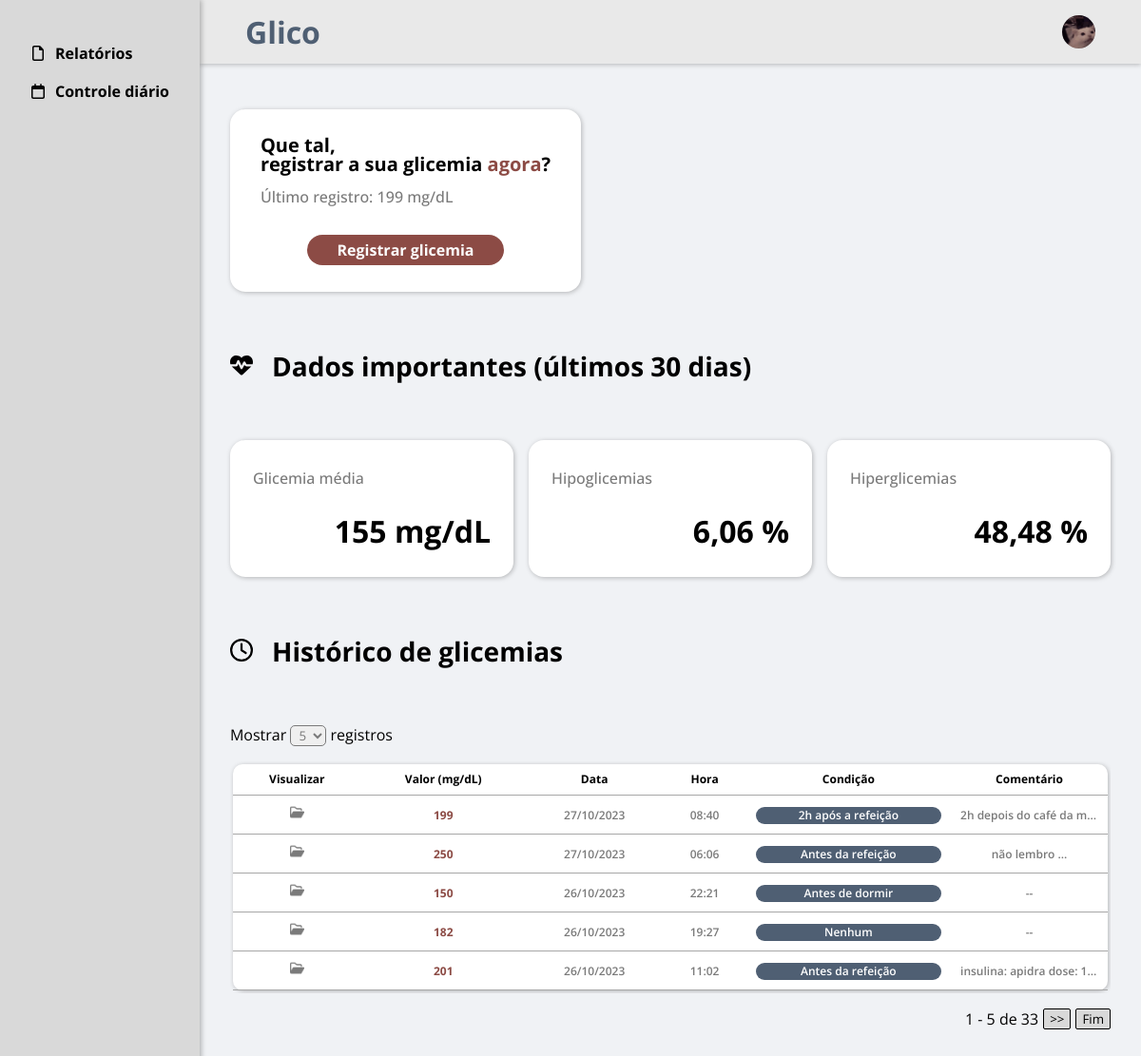
The page /view/html/home.php (signed in) on the database its author committed.
### tables this page shows
CREATE TABLE `glicose` (
  `id_glicose` int(15) NOT NULL AUTO_INCREMENT,
  `id_usuario` int(6) NOT NULL,
  `valor` int(3) NOT NULL,
  `data` date NOT NULL,
  `hora` time NOT NULL,
  `condicao` enum('Nenhum','Jejum','Antes da refeição','2h após a refeição','Antes de dormir') DEFAULT 'Nenhum',
  `comentario` text DEFAULT NULL,
  `data_registro` date NOT NULL DEFAULT curdate(),
  `hora_registro` time NOT NULL DEFAULT curtime(),
  PRIMARY KEY (`id_glicose`),
  KEY `fk_glicose_usuario_id_usuario` (`id_usuario`),
  CONSTRAINT `fk_glicose_usuario_id_usuario` FOREIGN KEY (`id_usuario`) REFERENCES `usuario` (`id_usuario`)
);

### model/DAO/DB/conn.php (called while the page is built)
<?php
class conexaoBD{
    private static $instance;
    public static function criarConexao(){
        try{
            self::$instance = new PDO("mysql:host=localhost;port=3306;dbname=glico;charset=utf8","root","");
            self::$instance->setAttribute(PDO::ATTR_ERRMODE,PDO::ERRMODE_EXCEPTION);
            return self::$instance;
        }catch(PDOException $e){
            echo $e->getMessage();
        }
    }
}
?>

### model/DAO/glicoseDAO.php (called while the page is built, shortened)
<?php
require_once "DB/conn.php";
class glicoseDAO{
    private static $conn;
    public function __construct(){
        self::$conn = conexaoBD::criarConexao();
    }
    public function pesquisarUltimaGlicose($id_usuario){
        try{
            $sql = "SELECT valor FROM glicose
                    WHERE id_usuario = :id_usuario
                    ORDER BY data_registro DESC,hora_registro DESC LIMIT 1";
            $stmt = self::$conn->prepare($sql);
            $stmt->bindParam(':id_usuario',$id_usuario);
            $stmt->execute();
            $retorno = $stmt->fetch(PDO::FETCH_ASSOC);
            return $retorno;
        }catch(PDOException $e){
            echo $e->getMessage();
        }
    }
    public function pesquisarGlicoses($id_usuario,$limite,$inicio){
        try{
            $sql = "SELECT id_glicose,valor,DATE_FORMAT(data,'%d/%m/%Y') AS data,TIME_FORMAT(hora,'%H:%i') AS hora,condicao,comentario,data_registro,hora_registro FROM glicose
                    WHERE id_usuario = :id_usuario
                    ORDER BY data DESC, hora DESC, id_glicose DESC
                    LIMIT :limite OFFSET :inicio";
            $stmt = self::$conn->prepare($sql);
            $stmt->bindParam(':id_usuario',$id_usuario);
            $stmt->bindParam(':limite',$limite,PDO::PARAM_INT);
            $stmt->bindParam(':inicio',$inicio,PDO::PARAM_INT);
            $stmt->execute();
            $retorno = $stmt->fetchAll(PDO::FETCH_ASSOC);
            return $retorno;
        }catch(PDOException $e){
            echo $e->getMessage();
        }
    }
    public function contarGlicoses($id_usuario){
        try{
            $sql = "SELECT COUNT(*) AS count FROM glicose
                    WHERE id_usuario = :id_usuario";
            $stmt = self::$conn->prepare($sql);
            $stmt->bindParam(':id_usuario',$id_usuario);
            $stmt->execute();
            $retorno = $stmt->fetch(PDO::FETCH_ASSOC);
            return $retorno;
        }catch(PDOException $e){
            echo $e->getMessage();
        }
    }
    public function mediaGlicoses($id_usuario){
        try{
            $sql = "SELECT ROUND(AVG(valor)) FROM glicose
                    WHERE id_usuario = :id_usuario AND data BETWEEN DATE_SUB(CURDATE(),INTERVAL 30 DAY) AND CURDATE()";
            $stmt = self::$conn->prepare($sql);
            $stmt->bindParam(':id_usuario',$id_usuario);
            $stmt->execute();
            $retorno = $stmt->fetchColumn();
            return $retorno;
        }catch(PDOException $e){
            echo $e->getMessage();
        }
    }
    public function calcularHipoglicemias($id_usuario){
        try{
            $sql = "CALL usp_calcularHipoglicemias(:id_usuario)";
            $stmt = self::$conn->prepare($sql);
            $stmt->bindParam(":id_usuario",$id_usuario);
            $stmt->execute();
            $retorno = $stmt->fetchColumn();
            return $retorno;
        }catch(PDOException $e){
            echo $e->getMessage();
        }
    }
    public function calcularHiperglicemias($id_usuario){
        try{
            $sql = "CALL usp_calcularHiperglicemias(:id_usuario)";
            $stmt = self::$conn->prepare($sql);
            $stmt->bindParam(":id_usuario",$id_usuario);
            $stmt->execute();
            $retorno = $stmt->fetchColumn();
            return $retorno;
        }catch(PDOException $e){
            echo $e->getMessage();
        }
    }
}
?>

### view/html/home.php (the view, shortened to what this page needs)
<!DOCTYPE html>
<html>
    <head>
        <link rel="stylesheet" href="../styles/pages/home/home.css">
    </head>
    <?php
        require_once "../../controller/alertMessage.php";
        require_once "../../model/DAO/glicoseDAO.php";
        $glicoseDAO = new glicoseDAO();
    ?>
    <body <?php if(isset($msg)){ ?> onload="mostrarAlerta('<?=$msg['alertClass']?>','<?=$msg['iconClass']?>','<?=$msg['title']?>','<?=$msg['text']?>')" <?php } ?>>
        <main class="l-flex l-full-height">
            <aside class="sidebar" id="aside">
                <nav class="sidebar__nav" id="nav">
                    <ul class="sidebar__list">
                        <li class="sidebar__list-item">
                            <a href="#" class="sidebar__link l-flex">
                                <h3 class="sidebar__guide">Relatórios</h3>
                            </a>
                        </li>
                        <li class="sidebar__list-item">
                            <a href="#" class="sidebar__link l-flex">
                                <h3 class="sidebar__guide">Controle diário</h3>
                            </a>
                        </li>
                    </ul>
                </nav>
            </aside>
            <section class="content">
                <header class="header" id="header">
                    <a href="#"><h1 class="header__logo">Glico</h1></a>
                    <div class="l-flex l-flex-center l-flex-gap-1rem">
                        <div class="header__user-container">
                            <img class="header__profile-picture" src="<?=$_SESSION['foto']?>" alt="Foto de perfil do usuário" title="<?=$_SESSION['nome']?>">
                        </div>
                    </div>
                </header>
                <div class="content__main">
                    <div class="card card--register">
                        <h3 class="card__title">Que tal,<br>
                            registrar a sua glicemia <span class="card__title--red">agora</span>?</h3>
                        <p class="card__description">Último registro:
                            <?php
                                $ultimaGlicose = $glicoseDAO->pesquisarUltimaGlicose($_SESSION["id_usuario"]);
                            ?>
                                <span id="last-glucose"><?=($ultimaGlicose == NULL || empty($ultimaGlicose)) ? "--" : $ultimaGlicose["valor"] ?></span>
                            mg/dL</p>
                        <button class="card__btn" onclick="abrirOverlay('registrar-glicose'),atualizaDataHora()">Registrar glicemia</button>
                    </div>
                    <div class="important-data">
                        <div class="topic">
                            <h2 class="topic__title">Dados importantes (últimos 30 dias)</h2>
                        </div>
                        <div class="cards l-flex l-flex-wrap">
                            <div class="card l-flex-1">
                                <p class="card__description">Glicemia média</p>
                                <span class="card__important card__important--media">
                                    <?php
                                        echo $glicoseDAO->mediaGlicoses($_SESSION["id_usuario"]);
                                    ?> mg/dL
                                </span>
                            </div>
                            <div class="card l-flex-1">
                                <p class="card__description">Hipoglicemias</p>
                                <span class="card__important card__important--hipoglicemias">
                                    <?php
                                        echo str_replace(".",",",$glicoseDAO->calcularHipoglicemias($_SESSION["id_usuario"]));
                                    ?> %
                                </span>
                            </div>
                            <div class="card l-flex-1">
                                <p class="card__description">Hiperglicemias</p>
                                <span class="card__important card__important--hiperglicemias">
                                    <?php
                                        echo str_replace(".",",",$glicoseDAO->calcularHiperglicemias($_SESSION["id_usuario"]));
                                    ?> %
                                </span>
                            </div>
                        </div>
                    </div>
                    <div class="glucose-history">
                        <div class="topic">
                            <h2 class="topic__title">Histórico de glicemias</h2>
                        </div>
                        <?php
                            $limite = 5;
                            $totalGlicoses = $glicoseDAO->contarGlicoses($_SESSION["id_usuario"])["count"];
                            $paginas = ceil($totalGlicoses/$limite);
                            $pagina = 1;
                            $inicio = $pagina*$limite-$limite;
                            $glicoses = $glicoseDAO->pesquisarGlicoses($_SESSION["id_usuario"],$limite,$inicio);
                        ?>
                            <div class="glucose-history__table-container <?=($glicoses == NULL || empty($glicoses)) ? 'is-none' : $qtdGlicoses = sizeof($glicoses)?>">
                                <label for="quantidade-registros">
                                    Mostrar
                                    <select class="register-glucose__select" name="quantidade-registros" id="quantidade-registros">
                                        <option value="5">5</option>
                                    </select>
                                    registros
                                </label>
                                <div class="l-overflow-x-auto l-padding-3px l-margin-1rem-0">
                                <div class="glucose-history__table l-table">
                                    <div class="glucose-history__table-row l-table-row">
                                        <div class="glucose-history__table-cell glucose-history__table-cell--header glucose-history__table-cell--view l-table-cell">Visualizar</div>
                                        <div class="glucose-history__table-cell glucose-history__table-cell--header glucose-history__table-cell--value l-table-cell">Valor (mg/dL)</div>
                                        <div class="glucose-history__table-cell glucose-history__table-cell--header glucose-history__table-cell--date l-table-cell">Data</div>
                                        <div class="glucose-history__table-cell glucose-history__table-cell--header glucose-history__table-cell--time l-table-cell">Hora</div>
                                        <div class="glucose-history__table-cell glucose-history__table-cell--header glucose-history__table-cell--condition l-table-cell">Condição</div>
                                        <div class="glucose-history__table-cell glucose-history__table-cell--header glucose-history__table-cell--comment l-table-cell">Comentário</div>
                                    </div>
                                    <div class="glucose-history__table-row-container l-table-row-group">
                                    <?php
                                        if($glicoses != NULL && !empty($glicoses) && $glicoses != 0){
                                            foreach($glicoses as $glicose):
                                    ?>
                                        <div id="glicose-<?=$glicose["id_glicose"]?>" class="glucose-history__table-row l-table-row">
                                            <div class="glucose-history__table-cell glucose-history__table-cell--view  l-table-cell">
                                                <div class="glucose-history__table-icon" onclick="visualizarGlicose(<?=$glicose['id_glicose']?>),abrirOverlay('detalhes-glicose')"></div>
                                            </div>
                                            <div class="glucose-history__table-cell glucose-history__table-cell--value l-table-cell"><?=$glicose["valor"]?></div>
                                            <div class="glucose-history__table-cell glucose-history__table-cell--date l-table-cell"><?=$glicose["data"]?></div>
                                            <div class="glucose-history__table-cell glucose-history__table-cell--time l-table-cell"><?=$glicose["hora"]?></div>
                                            <div class="glucose-history__table-cell glucose-history__table-cell--condition l-table-cell"><span><?=$glicose["condicao"]?></span></div>
                                            <div class="glucose-history__table-cell glucose-history__table-cell--comment l-table-cell"><?=($glicose["comentario"] == "" || str_replace(" ","",$glicose["comentario"]) == "") ? '--' : $glicose["comentario"]?></div>
                                        </div>
                                    <?php
                                            endforeach;
                                        }
                                    ?>
                                    </div>
                                </div>
                                </div>
                                <div class="glucose-history__pagination l-flex l-flex-align-center l-flex-justify-end <?=($glicoses == NULL || empty($glicoses)) ? 'is-none' : ''?>">
                                    <span class="glucose-history__pagination-span"><?=($inicio+1)." - $qtdGlicoses de $totalGlicoses"?></span>
                                    <button class="glucose-history__pagination-btn glucose-history__pagination-btn--next <?=$pagina >= $paginas ? 'is-none' : ''?>" onclick="pesquisarGlicoses(<?=$_SESSION['id_usuario']?>,<?=$limite?>,<?=$pagina+1 > $paginas ? $paginas : $pagina+1?>)">>></button>
                                    <button class="glucose-history__pagination-btn glucose-history__pagination-btn--end <?=$pagina >= $paginas ? 'is-none' : ''?>" onclick="pesquisarGlicoses(<?=$_SESSION['id_usuario']?>,<?=$limite?>,<?=$paginas?>)">Fim</button>
                                </div>
                            </div>
                    </div>
                </div>
            </section>
        </main>
    </body>
</html>

### rows shown on the page
glicose: valor "199", data "27/10/2023", hora "08:40", condicao "2h após a refeição", comentario "2h depois do café da m…"
glicose: valor "250", data "27/10/2023", hora "06:06", condicao "Antes da refeição", comentario "não lembro ..."
glicose: valor "150", data "26/10/2023", hora "22:21", condicao "Antes de dormir"
glicose: valor "182", data "26/10/2023", hora "19:27", condicao "Nenhum"
glicose: valor "201", data "26/10/2023", hora "11:02", condicao "Antes da refeição", comentario "insulina: apidra dose: 1…"

### other values the page prints
$glicoseDAO->mediaGlicoses($_SESSION["id_usuario"]) "155"
$inicio+1 "1"
$qtdGlicoses "5"
$totalGlicoses "33"
